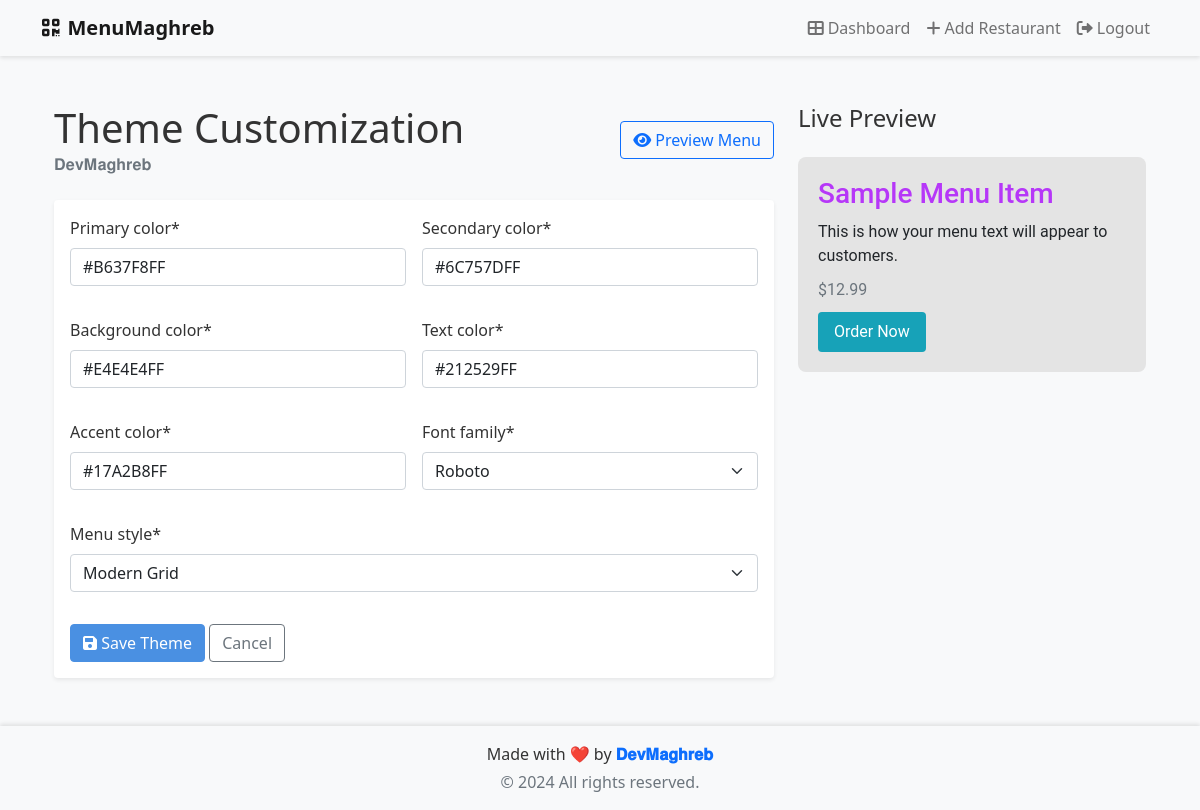
The app's page /restaurant/4/theme/ (signed in), older data.
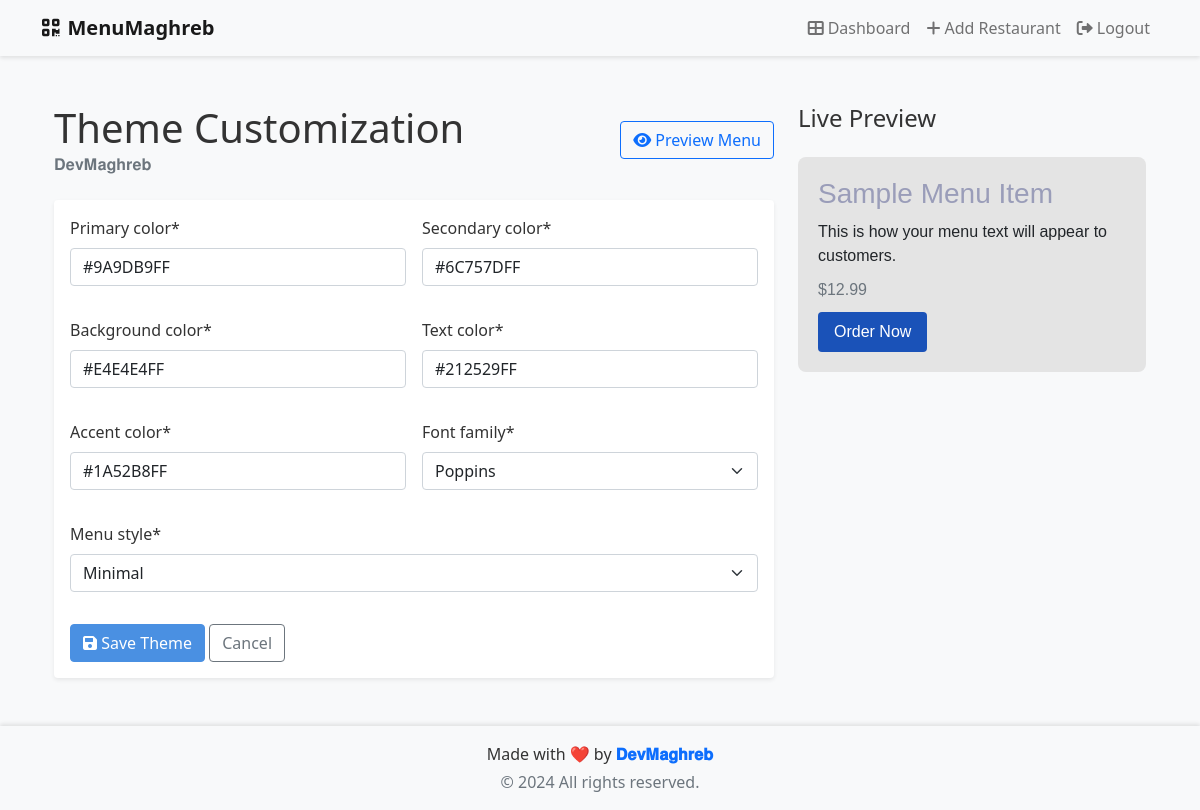
The same page, newer data.
### restaurants/models.py (models this page shows, shortened)
class Restaurant(models.Model):
    owner = models.ForeignKey(User, on_delete=models.CASCADE)
    name = models.CharField(max_length=100)
    description = models.TextField(blank=True)
    address = models.TextField()
    phone = models.CharField(max_length=20)
    email = models.EmailField(blank=True, null=True)
    logo = CloudinaryField('logo', folder='restaurant_logos', blank=True, null=True)
    cover_image = CloudinaryField('cover_image', folder='restaurant_covers', blank=True, null=True)
    qr_code = CloudinaryField('qr_code', folder='restaurant_qr_codes', blank=True, null=True)
    created_at = models.DateTimeField(auto_now_add=True)
    updated_at = models.DateTimeField(auto_now=True)
    primary_color = models.CharField(max_length=7, default='#007bff')
    secondary_color = models.CharField(max_length=7, default='#6c757d')
    background_color = models.CharField(max_length=7, default='#ffffff')
    text_color = models.CharField(max_length=7, default='#212529')
    accent_color = models.CharField(max_length=7, default='#17a2b8')
    font_family = models.CharField(
        max_length=50,
        choices=[
            ('Roboto', 'Roboto'),
            ('Open Sans', 'Open Sans'),
            ('Lato', 'Lato'),
            ('Poppins', 'Poppins'),
            ('Montserrat', 'Montserrat'),
        ],
        default='Roboto'
    )
    menu_style = models.CharField(
        max_length=20,
        choices=[
            ('modern', 'Modern Grid'),
            ('classic', 'Classic List'),
            ('elegant', 'Elegant Cards'),
            ('minimal', 'Minimal'),
        ],
        default='modern'
    )

### restaurants/views.py (the view)
# urls.py: path('restaurant/<int:restaurant_id>/theme/', login_required(views.theme_customize), name='theme_customize'),
@login_required
def theme_customize(request, restaurant_id):
    restaurant = get_object_or_404(Restaurant, id=restaurant_id, owner=request.user)
    if request.method == 'POST':
        form = RestaurantThemeForm(request.POST, instance=restaurant)
        if form.is_valid():
            form.save()
            messages.success(request, 'Theme settings updated successfully!')
            return redirect('restaurant_menu_edit', restaurant_id=restaurant.id)
    else:
        form = RestaurantThemeForm(instance=restaurant)
    context = {
        'restaurant': restaurant,
        'form': form,
    }
    return render(request, 'restaurants/theme_customize.html', context)

### restaurants/forms.py
class RestaurantThemeForm(forms.ModelForm):
    class Meta:
        model = Restaurant
        fields = [
            'primary_color',
            'secondary_color',
            'background_color',
            'text_color',
            'accent_color',
            'font_family',
            'menu_style'
        ]
        widgets = {
            'primary_color': ColorWidget,
            'secondary_color': ColorWidget,
            'background_color': ColorWidget,
            'text_color': ColorWidget,
            'accent_color': ColorWidget,
            'font_family': forms.Select(choices=FONT_CHOICES),
            'menu_style': forms.Select(choices=MENU_STYLE_CHOICES),
        }

### restaurants/templates/restaurants/theme_customize.html (shortened to what this page needs)
{% extends 'base.html' %}
{% load static %}
{% load crispy_forms_tags %}
{% block content %}
<div class="container py-4">
    <div class="row">
        <div class="col-md-8">
            <div class="d-flex justify-content-between align-items-center mb-4">
                <div>
                    <h1 class="mb-0">Theme Customization</h1>
                    <p class="text-muted mb-0">{{ restaurant.name }}</p>
                </div>
                <div>
                    <a href="{% url 'menu_view' restaurant.id %}" class="btn btn-outline-primary" target="_blank">
                        <i class="fas fa-eye"></i> Preview Menu
                    </a>
                </div>
            </div>
            <div class="card shadow-sm">
                <div class="card-body">
                    <form method="post" class="row g-3">
                        <div class="col-md-6">
                            {{ form.primary_color|as_crispy_field }}
                        </div>
                        <div class="col-md-6">
                            {{ form.secondary_color|as_crispy_field }}
                        </div>
                        <div class="col-md-6">
                            {{ form.background_color|as_crispy_field }}
                        </div>
                        <div class="col-md-6">
                            {{ form.text_color|as_crispy_field }}
                        </div>
                        <div class="col-md-6">
                            {{ form.accent_color|as_crispy_field }}
                        </div>
                        <div class="col-md-6">
                            {{ form.font_family|as_crispy_field }}
                        </div>
                        <div class="col-12">
                            {{ form.menu_style|as_crispy_field }}
                        </div>
                        <div class="col-12">
                            <button type="submit" class="btn btn-primary">
                                <i class="fas fa-save"></i> Save Theme
                            </button>
                            <a href="{% url 'restaurant_menu_edit' restaurant.id %}" class="btn btn-outline-secondary">
                                Cancel
                            </a>
                        </div>
                    </form>
                </div>
            </div>
        </div>
        <div class="col-md-4">
            <div class="sticky-top" style="top: 2rem;">
                <h4 class="mb-4">Live Preview</h4>
                <div class="theme-preview" id="themePreview" style="
                    background-color: {{ restaurant.background_color }};
                    color: {{ restaurant.text_color }};
                    font-family: {{ restaurant.font_family }}, sans-serif;
                ">
                    <h3 style="color: {{ restaurant.primary_color }};">Sample Menu Item</h3>
                    <p class="sample-text">This is how your menu text will appear to customers.</p>
                    <p class="sample-text" style="color: {{ restaurant.secondary_color }};">
                        $12.99
                    </p>
                    <a href="#" class="sample-button" style="
                        background-color: {{ restaurant.accent_color }};
                        color: white;
                    ">Order Now</a>
                </div>
            </div>
        </div>
    </div>
</div>
{% endblock %}

### templates/base.html (shortened to what this page needs)
{% load static %}
<!DOCTYPE html>
<html lang="en">
<head>
    <link href="https://cdn.jsdelivr.net/npm/bootstrap@5.1.3/dist/css/bootstrap.min.css" rel="stylesheet">
    <link href="https://cdnjs.cloudflare.com/ajax/libs/font-awesome/6.0.0/css/all.min.css" rel="stylesheet">
</head>
<body>
    <nav class="navbar navbar-expand-lg navbar-light bg-light">
        <div class="container">
            <a class="navbar-brand" href="{% url 'landing' %}">
                <i class="fas fa-qrcode me-2"></i>MenuMaghreb
            </a>
            <div class="collapse navbar-collapse" id="navbarNav">
                <ul class="navbar-nav ms-auto">
                    {% if user.is_authenticated %}
                        <li class="nav-item">
                            <a class="nav-link" href="{% url 'dashboard' %}">
                                <i class="fas fa-th-large me-1"></i>Dashboard
                            </a>
                        </li>
                        <li class="nav-item">
                            <a class="nav-link" href="{% url 'restaurant_create' %}">
                                <i class="fas fa-plus me-1"></i>Add Restaurant
                            </a>
                        </li>
                        <li class="nav-item">
                            <a class="nav-link" href="{% url 'logout' %}">
                                <i class="fas fa-sign-out-alt me-1"></i>Logout
                            </a>
                        </li>
                    {% endif %}
                </ul>
            </div>
        </div>
    </nav>
    <main class="py-4">
        <div class="container">
            {% block content %}{% endblock %}
        </div>
    </main>
    <footer class="footer mt-auto py-3 bg-light">
        <div class="container text-center">
            <p class="mb-1">
                Made with ❤️ by <a href="https://www.instagram.com/devmagheb" target="_blank" class="text-decoration-none fw-bold">𝐃𝐞𝐯𝐌𝐚𝐠𝐡𝐫𝐞𝐛</a>
            </p>
            <p class="text-muted mb-0">
                &copy; {% now "Y" %} All rights reserved.
            </p>
        </div>
    </footer>
</body>
</html>

### templates/base.html (style rules this page uses)
:root { --primary-color: #4a90e2; --secondary-color: #f5a623; --text-color: #333; --bg-color: #f8f9fa; }
body { font-family: 'Segoe UI', system-ui, -apple-system, sans-serif; color: var(--text-color); background-color: var(--bg-color); }
.navbar { box-shadow: 0 2px 4px rgba(0,0,0,0.1); }
.navbar-brand { font-weight: 600; color: var(--primary-color); }
.btn-primary { background-color: var(--primary-color); border-color: var(--primary-color); }
.card { border: none; box-shadow: 0 2px 10px rgba(0,0,0,0.1); transition: transform 0.2s; }
.footer { background-color: #fff; padding: 2rem 0; margin-top: 3rem; box-shadow: 0 -2px 4px rgba(0,0,0,0.1); }

### restaurants/templates/restaurants/theme_customize.html (style rules this page uses)
.theme-preview { padding: 20px; border-radius: 8px; margin-bottom: 20px; transition: all 0.3s ease; }
.sample-text { margin: 10px 0; }
.sample-button { display: inline-block; padding: 8px 16px; border-radius: 4px; text-decoration: none; transition: all 0.3s ease; }

Row changes from the older to the newer data that the page shows:
changed Restaurant "𝐃𝐞𝐯𝐌𝐚𝐠𝐡𝐫𝐞𝐛": primary_color "#B637F8FF" → "#9A9DB9FF"; accent_color "#17A2B8FF" → "#1A52B8FF"; font_family "Roboto" → "Poppins"; menu_style "Modern Grid" → "Minimal"
